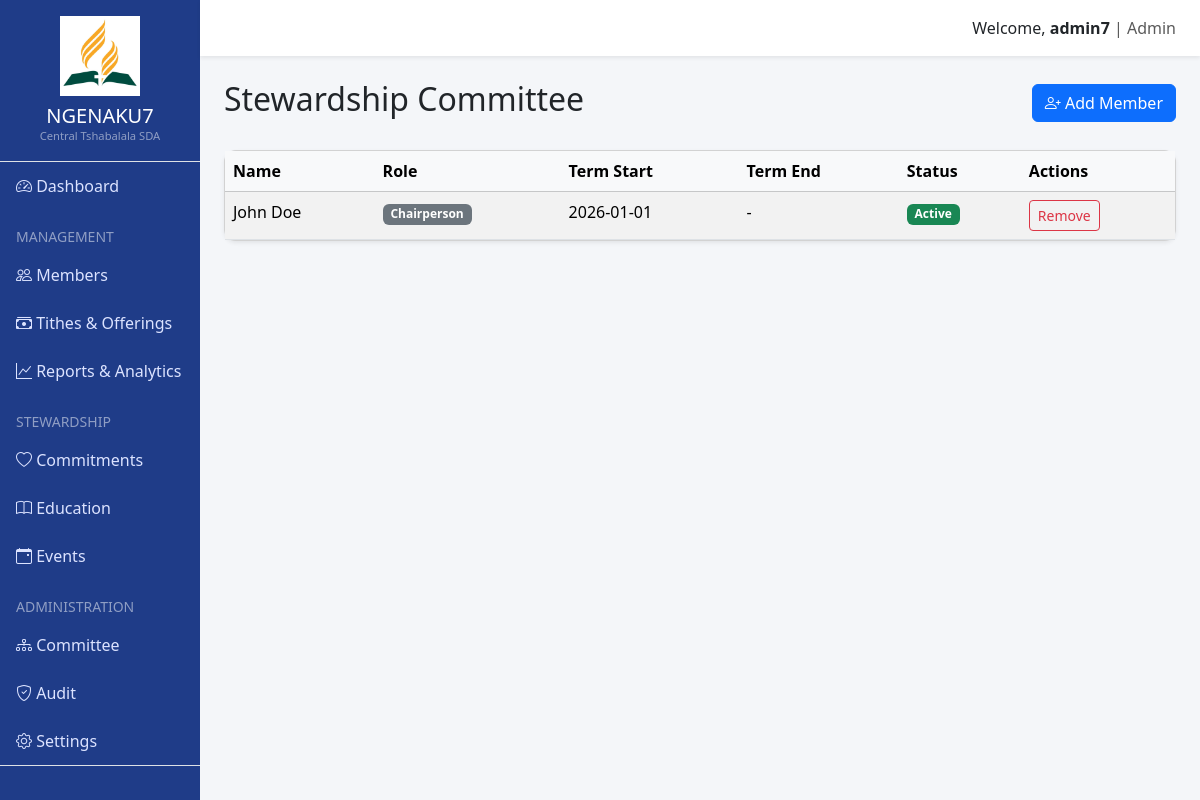
/stewardship/committee (signed in), run on the app's committed database.
### app/models/core.py (models this page shows, shortened)
class User(UserMixin, db.Model):
    id = db.Column(db.Integer, primary_key=True)
    username = db.Column(db.String(64), index=True, unique=True)
    email = db.Column(db.String(120), index=True, unique=True)
    password_hash = db.Column(db.String(128))
    role_id = db.Column(db.Integer, db.ForeignKey('role.id'))
    @property
    def is_admin(self):
        return self.role and self.role.name == 'Admin'
    @property
    def is_staff(self):
        return self.role and self.role.name in ['Admin', 'Director', 'Treasurer']

class Role(db.Model):
    id = db.Column(db.Integer, primary_key=True)
    name = db.Column(db.String(64), unique=True)
    permissions = db.Column(db.Integer)
    users = db.relationship('User', backref='role', lazy='dynamic')

class Member(db.Model):
    id = db.Column(db.Integer, primary_key=True)
    first_name = db.Column(db.String(64))
    last_name = db.Column(db.String(64))
    email = db.Column(db.String(120), unique=True)
    phone = db.Column(db.String(20))
    dob = db.Column(db.Date)
    baptism_date = db.Column(db.Date)
    church_id = db.Column(db.Integer, db.ForeignKey('church.id'))
    user_id = db.Column(db.Integer, db.ForeignKey('user.id'))
    user = db.relationship('User', backref=db.backref('member', uselist=False))
    tithes = db.relationship('Tithe', backref='member', lazy='dynamic')
    offerings = db.relationship('Offering', backref='member', lazy='dynamic')
    commitments = db.relationship('Commitment', backref='member', lazy='dynamic')

### app/models/stewardship.py (models this page shows)
class CommitteeMember(db.Model):
    id = db.Column(db.Integer, primary_key=True)
    member_id = db.Column(db.Integer, db.ForeignKey('member.id'))
    role = db.Column(db.String(64)) # Chairperson, Secretary, Member
    term_start = db.Column(db.Date)
    term_end = db.Column(db.Date, nullable=True)
    status = db.Column(db.String(32), default='Active')
    member = db.relationship('Member', backref='committee_roles', lazy=True)

### app/routes/stewardship.py (the view)
@bp.route('/committee')
@login_required
def committee():
    committee_members = CommitteeMember.query.filter_by(status='Active').all()
    return render_template('stewardship/committee.html', members=committee_members)

### app/models/core.py (called while the page is built)
@login_manager.user_loader
def load_user(id):
    return User.query.get(int(id))

### app/templates/stewardship/committee.html
{% extends "base.html" %}
{% block content %}
<div class="d-flex justify-content-between align-items-center mb-4">
    <h2>Stewardship Committee</h2>
    <a href="{{ url_for('stewardship.add_committee_member') }}" class="btn btn-primary"><i
            class="bi bi-person-plus"></i> Add Member</a>
</div>
<div class="card shadow-sm">
    <div class="card-body p-0">
        <table class="table table-striped mb-0">
            <thead class="table-light">
                <tr>
                    <th>Name</th>
                    <th>Role</th>
                    <th>Term Start</th>
                    <th>Term End</th>
                    <th>Status</th>
                    <th>Actions</th>
                </tr>
            </thead>
            <tbody>
                {% for cm in members %}
                <tr>
                    <td>{{ cm.member.first_name }} {{ cm.member.last_name }}</td>
                    <td><span class="badge bg-secondary">{{ cm.role }}</span></td>
                    <td>{{ cm.term_start.strftime('%Y-%m-%d') }}</td>
                    <td>{{ cm.term_end.strftime('%Y-%m-%d') if cm.term_end else '-' }}</td>
                    <td><span class="badge bg-success">{{ cm.status }}</span></td>
                    <td>
                        <button class="btn btn-sm btn-outline-danger">Remove</button>
                    </td>
                </tr>
                {% else %}
                <tr>
                    <td colspan="6" class="text-center">No committee members found.</td>
                </tr>
                {% endfor %}
            </tbody>
        </table>
    </div>
</div>
{% endblock %}

### app/templates/base.html (shortened to what this page needs)
<!DOCTYPE html>
<html lang="en">
<head>
    <link href="https://cdn.jsdelivr.net/npm/bootstrap@5.3.2/dist/css/bootstrap.min.css" rel="stylesheet">
    <link href="https://cdn.jsdelivr.net/npm/bootstrap-icons/font/bootstrap-icons.css" rel="stylesheet">
</head>
<body>
    <div class="container-fluid">
        <div class="row">
            {% if current_user.is_authenticated %}
            <div class="col-md-2 sidebar p-0">
                <div class="text-center py-3 border-bottom">
                    <img src="{{ url_for('static', filename='img/logo.png') }}" alt="SDA Logo" class="img-fluid mb-2"
                        style="max-height: 80px;">
                    <h5 class="m-0">NGENAKU7</h5>
                    <small class="d-block text-white-50" style="font-size: 0.7rem;">Central Tshabalala SDA</small>
                </div>
                <a href="{{ url_for('main.dashboard') }}"><i class="bi bi-speedometer2"></i> Dashboard</a>
                {% if current_user.is_staff %}
                <ul class="list-unstyled ps-3 small text-uppercase text-white-50 mt-3 mb-1">
                    <li>Management</li>
                </ul>
                <a href="{{ url_for('members.index') }}"><i class="bi bi-people"></i> Members</a>
                <a href="{{ url_for('finance.index') }}"><i class="bi bi-cash-stack"></i> Tithes & Offerings</a>
                <a href="{{ url_for('reports.index') }}"><i class="bi bi-graph-up"></i> Reports & Analytics</a>
                {% endif %}
                <ul class="list-unstyled ps-3 small text-uppercase text-white-50 mt-3 mb-1">
                    <li>Stewardship</li>
                </ul>
                <a href="{{ url_for('stewardship.commitments') }}"><i class="bi bi-heart"></i> Commitments</a>
                <a href="{{ url_for('stewardship.education') }}"><i class="bi bi-book"></i> Education</a>
                <a href="{{ url_for('stewardship.events') }}"><i class="bi bi-calendar-event"></i> Events</a>
                {% if current_user.is_admin or current_user.is_director %}
                <ul class="list-unstyled ps-3 small text-uppercase text-white-50 mt-3 mb-1">
                    <li>Administration</li>
                </ul>
                <a href="{{ url_for('stewardship.committee') }}"><i class="bi bi-diagram-3"></i> Committee</a>
                <a href="{{ url_for('stewardship.audit') }}"><i class="bi bi-shield-check"></i> Audit</a>
                <a href="{{ url_for('stewardship.settings') }}"><i class="bi bi-gear"></i> Settings</a>
                {% endif %}
                <div class="mt-auto pt-3 border-top border-white-50">
                    <a href="{{ url_for('auth.logout') }}" class="text-danger"><i class="bi bi-box-arrow-right"></i>
                        Logout</a>
                </div>
            </div>
            {% endif %}
            <div class="{{ 'col-md-10 p-0 main-content' if current_user.is_authenticated else 'col-12 p-0' }}">
                <nav class="navbar navbar-light shadow-sm px-4">
                    <span class="navbar-text ms-auto">
                        {% if current_user.is_authenticated %}
                        <a href="{{ url_for('main.profile') }}" class="text-decoration-none text-dark">
                            Welcome, <strong>{{ current_user.username }}</strong>
                        </a> | {{ current_user.role.name }}
                        {% else %}
                        <button type="button" class="btn btn-sm btn-outline-primary me-2" data-bs-toggle="modal"
                            data-bs-target="#loginModal">Login</button>
                        <button type="button" class="btn btn-sm btn-primary" data-bs-toggle="modal"
                            data-bs-target="#signupModal">Sign Up</button>
                        {% endif %}
                    </span>
                </nav>
                <div class="p-4">
                    {% block content %}{% endblock %}
                </div>
            </div>
        </div>
    </div>
</body>
</html>

### app/templates/base.html (style rules this page uses)
body { background-color: #f4f6f9; }
.sidebar { height: 100vh; background: #1f3c88; color: #fff; position: fixed; top: 0; left: 0; overflow-y: auto; }
.sidebar a { color: #dce3ff; text-decoration: none; display: block; padding: 12px 16px; }
.card { border-radius: 12px; }
.navbar { background: #ffffff; }
.main-content { margin-left: 16.66667%; transition: all 0.3s; }

### data on the page
User: username "admin7"
Role: role.name "Admin"
CommitteeMember: member.first_name "John", member.last_name "Doe", role "Chairperson", term_start "2026-01-01", term_end "-", status "Active"
